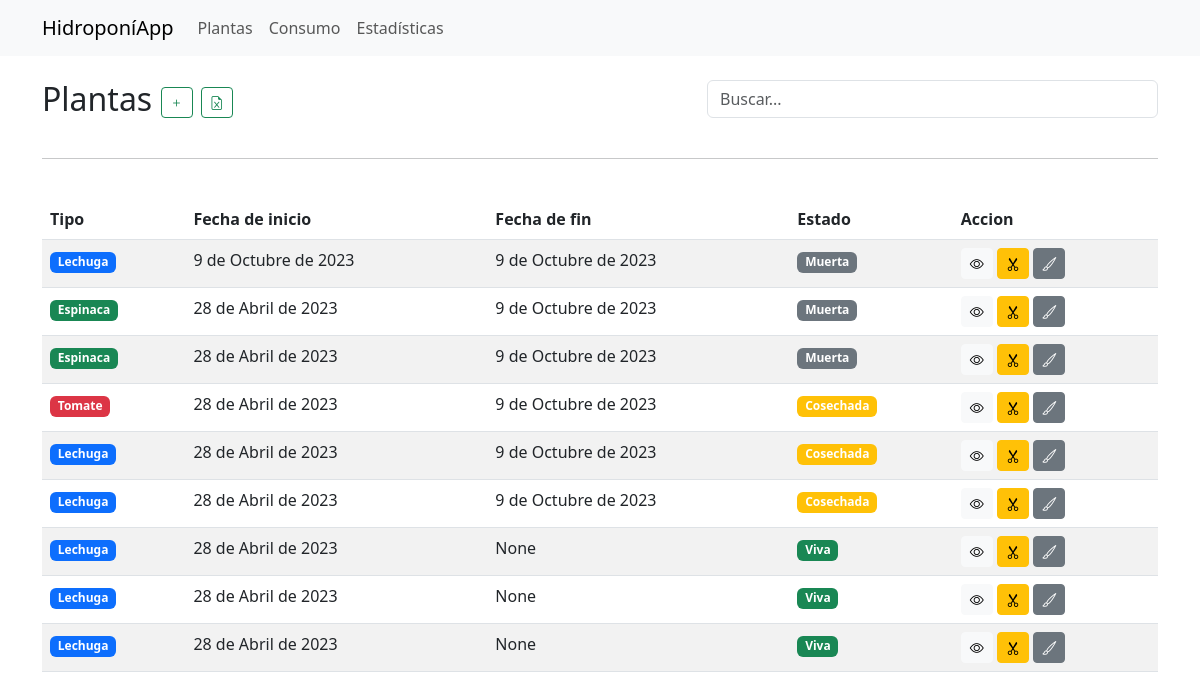
The page / on the database its author committed.
### hidroponiapp/models.py (models this page shows, shortened)
class Planta(models.Model):
    VIVA = 'Viva'
    MUERTA = 'Muerta'
    COSECHADA = 'Cosechada'
    TIPOS_DE_PLANTAS = (
        ('Lechuga', 'Lechuga'),
        ('Espinaca', 'Espinaca'),
        ('Tomate', 'Tomate'),
    )
    ESTADOS_DE_PLANTAS = (
        ('Viva', 'Viva'),
        ('Muerta', 'Muerta'),
        ('Cosechada', 'Cosechada'),
    )
    tipo = models.CharField(max_length=20, choices=TIPOS_DE_PLANTAS)
    fecha_inicio = models.DateField(default=timezone.now)  # Establecer la fecha de inicio predeterminada como "ahora"
    fecha_fin = models.DateField(blank=True, null=True)
    estado = models.CharField(max_length=10, choices=ESTADOS_DE_PLANTAS, default='Viva')
    def get_color(self):
        colors = {
            'Lechuga': 'primary',
            'Espinaca': 'success',
            'Tomate': 'danger',
        }
        return colors.get(self.tipo,
                          'secondary')  # El color 'secondary' será el color por defecto si no se encuentra el tipo de planta en el diccionario 'colors'
    def get_color_status(self):
        colors = {
            'Muerta': 'secondary',
            'Viva': 'success',
            'Cosechada': 'warning',
        }
        return colors.get(self.estado,
                          'secondary')  # El color 'secondary' será el color por defecto si no se encuentra el tipo de planta en el diccionario 'colors'

### hidroponiapp/views.py (the view)
# urls.py: path('', views.plantas, name='plantas'),
def plantas(request):
    plantas = Planta.objects.all().order_by('-fecha_inicio')
    form = PlantaForm()
    if request.method == 'POST':
        form = PlantaForm(request.POST)
        if form.is_valid():
            form.save()
    context = {
        'plantas': plantas,
        'form': form,
    }
    return render(request, 'hidroponiapp/plantas.html', context)

### hidroponiapp/forms.py
class PlantaForm(forms.ModelForm):
    class Meta:
        model = Planta
        fields = ['tipo']

### templates/hidroponiapp/plantas.html (shortened to what this page needs)
{% extends "base.html" %}
{% load static %}
{% block content %}
    <div class="row">
        <div class="col-md-7">
            <h2 class="mt-4 mb-4">Plantas
                <button type="button" class="btn btn-outline-success btn-sm" data-bs-toggle="modal"
                        data-bs-target="#nuevoModal">
                    <i class="bi bi-plus"></i>
                </button>
                <button onclick="exportarCSV()" class="btn btn-outline-success btn-sm">
                    <i class="bi bi-file-earmark-excel"></i>
                </button>
            </h2>
        </div>
        <div class="col-md-5 mt-4 mb-4">
            <input type="text" id="omnisearch" class="form-control" placeholder="Buscar...">
        </div>
    </div>
    <hr>
    <br>
    <table class="table table-striped animate__animated animate__fadeIn">
        <thead>
        <tr>
            <th>Tipo</th>
            <th>Fecha de inicio</th>
            <th>Fecha de fin</th>
            <th>Estado</th>
            <th>Accion</th>
        </tr>
        </thead>
        <tbody>
        {% for planta in plantas %}
            <tr>
                <td>
                    <span class="badge bg-{{ planta.get_color }}">{{ planta.tipo }}</span>
                </td>
                <td>{{ planta.fecha_inicio }}</td>
                <td>{{ planta.fecha_fin }}</td>
                <td>
                    <span class="badge bg-{{ planta.get_color_status }}">{{ planta.estado }}</span>
                </td>
                <td>
                    <a href="{% url 'planta_detalle' planta.id %}" class="btn btn-light btn-sm" data-toggle="tooltip"
                       title="Ver">
                        <i class="bi bi-eye"></i>
                    </a>
                    <a href="{% url 'cosechar_planta' planta.id %}" class="btn btn-warning btn-sm" data-toggle="tooltip"
                       title="Cosechar">
                        <i class="bi bi-scissors"></i>
                    </a>
                    <a href="{% url 'limpiar_planta' planta.id %}" class="btn btn-secondary btn-sm"
                       data-toggle="tooltip" title="Limpiar">
                        <i class="bi bi-brush"></i>
                    </a>
                </td>
            </tr>
        {% endfor %}
        </tbody>
    </table>
{% endblock %}

### templates/base.html (shortened to what this page needs)
<!doctype html>
<html lang="es">
<head>
    <link href="https://cdn.jsdelivr.net/npm/bootstrap@5.3.0-alpha1/dist/css/bootstrap.min.css" rel="stylesheet">
    <link rel="stylesheet" href="https://cdnjs.cloudflare.com/ajax/libs/animate.css/4.1.1/animate.min.css"/>
  <link rel="stylesheet" href="https://cdnjs.cloudflare.com/ajax/libs/bootstrap-datepicker/1.9.0/css/bootstrap-datepicker.min.css" />
<link href="https://cdn.jsdelivr.net/npm/bootstrap-icons@1.7.1/font/bootstrap-icons.css" rel="stylesheet">
</head>
<body>
<nav class="navbar navbar-expand-lg navbar-light bg-light">
  <div class="container">
    <a class="navbar-brand" href="#">HidroponíApp</a>
    <div class="collapse navbar-collapse" id="navbarNav">
      <ul class="navbar-nav">
        <li class="nav-item">
          <a class="nav-link" href="{% url 'plantas' %}">Plantas</a>
        </li>
        <li class="nav-item">
          <a class="nav-link" href="{% url 'consumo' %}">Consumo</a>
        </li>         <li class="nav-item">
          <a class="nav-link" href="{% url 'estadisticas' %}">Estadísticas</a>
        </li>
      </ul>
    </div>
  </div>
</nav>
<div class="container">
    {% block content %}
    {% endblock %}
</div>
</body>
</html>

### rows shown on the page
Planta: tipo "Lechuga", fecha_inicio "9 de Octubre de 2023", fecha_fin "9 de Octubre de 2023", estado "Muerta"
Planta: tipo "Espinaca", fecha_inicio "28 de Abril de 2023", fecha_fin "9 de Octubre de 2023", estado "Muerta"
Planta: tipo "Espinaca", fecha_inicio "28 de Abril de 2023", fecha_fin "9 de Octubre de 2023", estado "Muerta"
Planta: tipo "Tomate", fecha_inicio "28 de Abril de 2023", fecha_fin "9 de Octubre de 2023", estado "Cosechada"
Planta: tipo "Lechuga", fecha_inicio "28 de Abril de 2023", fecha_fin "9 de Octubre de 2023", estado "Cosechada"
Planta: tipo "Lechuga", fecha_inicio "28 de Abril de 2023", fecha_fin "9 de Octubre de 2023", estado "Cosechada"
Planta: tipo "Lechuga", fecha_inicio "28 de Abril de 2023", fecha_fin "None", estado "Viva"
Planta: tipo "Lechuga", fecha_inicio "28 de Abril de 2023", fecha_fin "None", estado "Viva"
Planta: tipo "Lechuga", fecha_inicio "28 de Abril de 2023", fecha_fin "None", estado "Viva"
